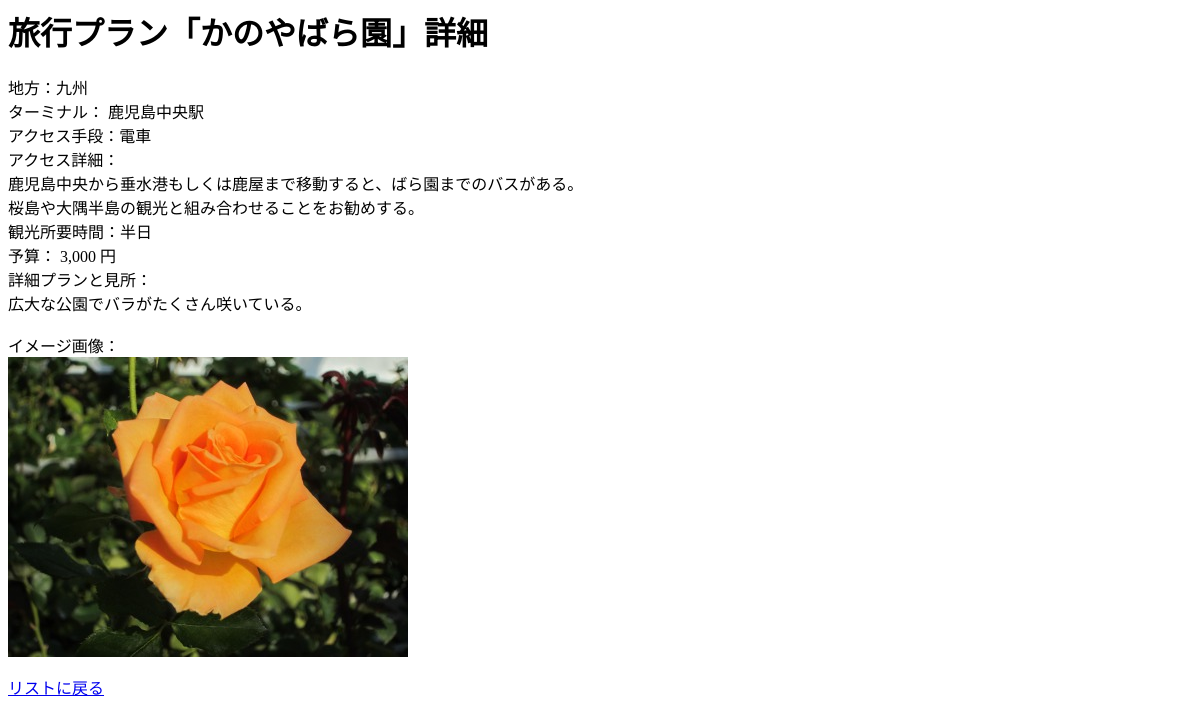
Before: /planDetail.php?id=16 with the older database file.
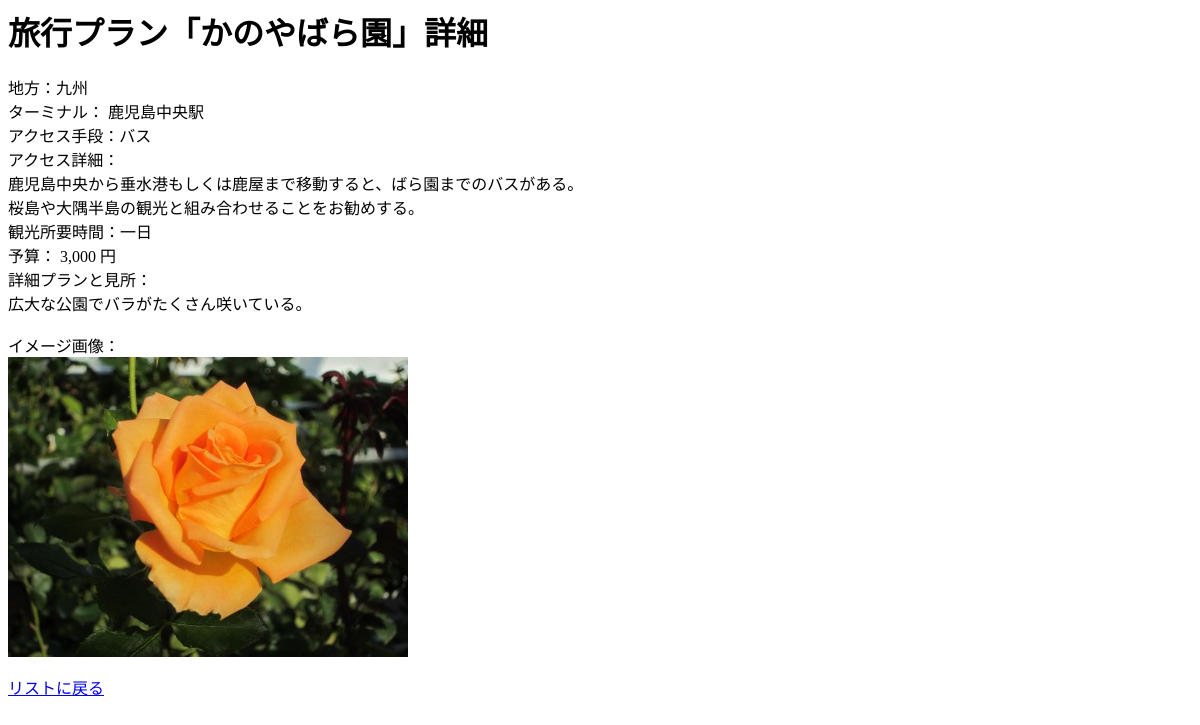
After: the same page with the newer database file.
### tables this page shows
CREATE TABLE `travelplans` (
  `id` int(11) NOT NULL,
  `planName` varchar(100) NOT NULL,
  `area` tinyint(3) NOT NULL,
  `terminal` varchar(50) NOT NULL,
  `access` tinyint(2) NOT NULL,
  `accessDetails` varchar(1000) NOT NULL,
  `time` tinyint(2) NOT NULL,
  `budget` mediumint(7) NOT NULL,
  `planDetails` varchar(3000) NOT NULL,
  `photo` varchar(1000) NOT NULL
);

### choicesData.php (called while the page is built, shortened)
<?php
    $areaName=["未選択","北海道","東北","関東","中部","近畿","中国","四国","九州","沖縄・離島"];
    $accessName=["未選択","電車","バス","タクシー","レンタサイクル","徒歩","その他"];
    $timeName=["未選択","立ち寄り","半日","一日","二日","それ以上"];
?>

### planDetail.php (the view, shortened to what this page needs)
<?php
    require_once("./choicesData.php");
    require_once("./secret/loginData.php");
    try{
        $id = (int)$_GET["id"];
        $dbh = new PDO('mysql:host=localhost;dbname=db1;charset=utf8', $user, $pass);
        $dbh->setAttribute(PDO::ATTR_EMULATE_PREPARES, false);
        $dbh->setAttribute(PDO::ATTR_ERRMODE, PDO::ERRMODE_EXCEPTION);
        $sql = "SELECT * FROM travelPlans WHERE id = ?";
        $stmt = $dbh->prepare($sql);
        $stmt->bindValue(1, $id, PDO::PARAM_INT);
        $stmt->execute();
        $result = $stmt->fetch(PDO::FETCH_ASSOC);
    } catch(Exception $e) {
        echo "エラー：". htmlspecialchars($e->getMessage(),ENT_QUOTES, "UTF-8"). "<br>";
        die();
    }
?>
<html>
	<head>
	</head>
	<body>
        <h1>旅行プラン「<?= htmlspecialchars($result["planName"], ENT_QUOTES, "UTF-8") ?>」詳細</h1>
        地方：<?= $areaName[$result["area"]] ?>
        <br>
        ターミナル：
        <?php
            echo htmlspecialchars($result["terminal"],ENT_QUOTES,"UTF-8")
        ?>
        <br>
        アクセス手段：<?= $accessName[$result["access"]] ?>
        <br>
        アクセス詳細：<br>
        <?php
            echo nl2br(htmlspecialchars($result["accessDetails"],ENT_QUOTES,"UTF-8"))
        ?>
        <br>
        観光所要時間：<?= $timeName[$result["time"]] ?>
        <br>
        予算：
        <?php
            if(is_numeric($result["budget"])){
                echo number_format($result["budget"]);
            }
        ?>
        円<br>
        詳細プランと見所：<br>
        <?php
            echo nl2br(htmlspecialchars($result["planDetails"],ENT_QUOTES,"UTF-8"))
        ?>
        <br><br>
        イメージ画像：<br>
        <?php
                if($result["photo"]!=""){
                    echo "<img src = ". htmlspecialchars($result["photo"], ENT_QUOTES, "UTF-8"). ">";
                }else {
                    echo "画像はアップロードされていません";
                }
        ?>
        <br><br>
        <a href = index.php>リストに戻る</a>
    </body>
</html>

Changed rows visible on the page:
changed travelplans "かのやばら園": access "電車" → "バス"; time "半日" → "一日"
